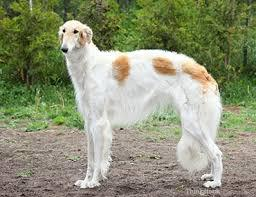
#> input picture images/borzoi56.jpg, 256 x 197 px; its folder holds only this picture in this run
$ python dog_img_clf.py
#> lines starting #> are read from the running program, lines starting #| are printed output that depends on the picture
#> in prep, `img_raw = Image.open(f).resize( (self.s, self.s) )`:
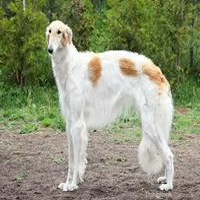
#> img_raw: PIL image 200x200 RGB; mean R, G, B 141.5, 146.6, 118
### window_filter.py
import sys
import numpy as np

##============================================================================

def window(array_full, size=10, mode='eig', pad=1, stride='default'):

#> called with size = 10, mode = 'eig', pad = 1, stride = 'default'
    array_full = np.array(array_full)
    comp = lambda x: ((x+size)//size)*size - x

    assert size >= 1
    assert len(array_full.shape) >= 2
    assert pad in [0, 1]
    assert stride == 'default' or type(stride) == int

    left = comp(array_full.shape[1]) // 2
#> left = 5
    right = comp(array_full.shape[1]) - left
#> right = 5
    top = comp(array_full.shape[0]) // 2
#> top = 5
    bottom = comp(array_full.shape[0]) - top
#> bottom = 5

    output_full = []

##============================================================================
    if len(array_full.shape) == 3:

        for i in np.arange(array_full.shape[2]):
            array = array_full[:,:,i]

            if pad == 1:
                array = np.c_[
                    np.ones((array.shape[0], left)),
                    array,
                    ]
                array = np.c_[
                    array,
                    np.ones((array.shape[0], right)),
                    ]
                array = np.vstack((
                    np.ones((top, array.shape[1])),
                    array,
                    ))
                array = np.vstack((
                    array,
                    np.ones((bottom, array.shape[1])),
                    ))

            if pad == 0:
                array = np.c_[
                    np.zeros((array.shape[0], left)),
                    array,
                    ]
                array = np.c_[
                    array,
                    np.zeros((array.shape[0], right)),
                    ]
                array = np.vstack((
                    np.zeros((top, array.shape[1])),
                    array,
                    ))
                array = np.vstack((
                    array,
                    np.zeros((bottom, array.shape[1])),
                    ))

            output = np.array([])
            x1, x2 = 0, 0+size
            y1, y2 = 0, 0+size

            if stride == 'default':
                stride = size//2

            while True:

                win = array[y1:y2, x1:x2]
                if win.shape != (size, size):
                    break

                if mode == 'eig':
                    eigen_values = np.linalg.eig(win)[0].real
                    idx = np.argmax(np.abs(eigen_values))
                    decomp = eigen_values[idx]
                    output = np.append(output, [decomp], axis=0)
                else:
                    decomp = mode(win)
                    output = np.append(output, [decomp], axis=0)

                x1, x2 = x1+stride, x2+stride
                if x1 >= array.shape[1] - size+1:
                    x1, x2 = 0, 0+size
                    y1, y2 = y1+stride, y2+stride

            output_full.append(output)
#> this loop made 3 passes
#> pass 1, in window, `array = array_full[:,:,i]`:
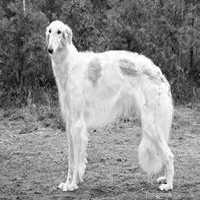
#> array: shape (200, 200); min 0, max 255, mean 141.5
#> pass 1, in window, `array = np.c_[ np.ones((array.shape[0], left)), array, ]`:
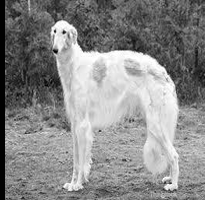
#> array: shape (200, 205) float64; min 0, max 255, mean 138.1
#> pass 1, in window, `array = np.c_[ array, np.ones((array.shape[0], right)), ]`:
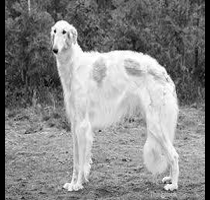
#> array: shape (200, 210) float64; min 0, max 255, mean 134.8
#> pass 1, in window, `array = np.vstack(( np.ones((top, array.shape[1])), array, ))`:
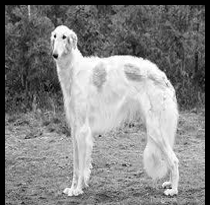
#> array: shape (205, 210) float64; min 0, max 255, mean 131.6
#> after the loop, output_full = 3 items; stride = 5
        output_full = sum(np.array(output_full))
#> output_full = 1681 values, max 7349.2 at index 508, min 140.6 at index 40, mean 3861.9
##============================================================================
    elif len(array_full.shape) == 2:
        array = array_full.copy()

        if pad == 1:
            array = np.c_[
                np.ones((array.shape[0], left)),
                array,
                ]
            array = np.c_[
                array,
                np.ones((array.shape[0], right)),
                ]
            array = np.vstack((
                np.ones((top, array.shape[1])),
                array,
                ))
            array = np.vstack((
                array,
                np.ones((bottom, array.shape[1])),
                ))

        if pad == 0:
            array = np.c_[
                np.zeros((array.shape[0], left)),
                array,
                ]
            array = np.c_[
                array,
                np.zeros((array.shape[0], right)),
                ]
            array = np.vstack((
                np.zeros((top, array.shape[1])),
                array,
                ))
            array = np.vstack((
                array,
                np.zeros((bottom, array.shape[1])),
                ))

        x1, x2 = 0, 0+size
        y1, y2 = 0, 0+size

        if stride == 'default':
            stride = size//2

        while True:

            win = array[y1:y2, x1:x2]
            if win.shape != (size, size):
                break

            if mode == 'eig':
                eigen_values = np.linalg.eig(win)[0].real
                idx = np.argmax(np.abs(eigen_values))
                decomp = eigen_values[idx]
                output_full = np.append(output_full, [decomp], axis=0)
            else:
                decomp = mode(win)
                output_full = np.append(output_full, [decomp], axis=0)

            x1, x2 = x1+stride, x2+stride
            if x1 >= array.shape[1] - size+1:
                x1, x2 = 0, 0+size
                y1, y2 = y1+stride, y2+stride
##============================================================================

    return np.array(output_full)

##============================================================================


### dog_img_clf.py
import pickle
import numpy as np
import matplotlib.pyplot as plt
from PIL import Image
from glob import glob
from sklearn import svm
from sklearn.pipeline import Pipeline
from sklearn.linear_model import SGDClassifier
from sklearn.metrics import f1_score, confusion_matrix
from sklearn.model_selection import StratifiedKFold, GridSearchCV

import sys
sys.path.append('path to Window_Filter.py')
from window_filter import window


class DogClassifier:

    # Read in and prepare data. Accepts name of folder containing training data
    # and square dimension size of the data as arguments
    def __init__(self, folder, size=200):

        self.s = size
        files = glob(f'./{folder}/*')
        data, target = [], []

        # Iterate over every file in images folder
        for file in files:

            # Read image and preprocess
            img = self.prep(file)
#> img has the same summary as output_full in window

            # 0=borzoi, 1=dachshund
            if 'borzoi' in file:
                data.append(img)
                target.append(0)
            if 'dachshund' in file:
                data.append(img)
                target.append(1)

        self.X = np.array(data)
        self.y = np.array(target)

    # Preprocess image data
    def prep(self, f):

        img_raw = Image.open(f).resize(
            (self.s, self.s)
            )

        return window(img_raw)

    # Train the classifier. Only fit the classifier if arg fit==True, otherwise
    # training data X_train and y_train is not needed
    # [139 lines left out: functions train, predict, evaluate, grid_search, cross_validation, build_pkl and 1 more, not called in this run]


if __name__ == '__main__':

    model = DogClassifier(folder='images', size=200)

    # [6 lines of commented-out code are left out]

$ run again, on images/dachshund471.jpg
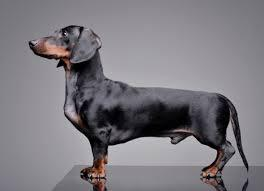
#> input picture images/dachshund471.jpg, 264 x 191 px
#> in prep, `img_raw = Image.open(f).resize( (self.s, self.s) )`:
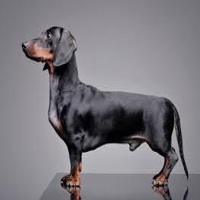
#> img_raw: PIL image 200x200 RGB; mean R, G, B 124.5, 121.5, 127.6
#> the loop in window, `for i in np.arange(array_full.shape[2]):` made 3 passes
#> pass 1, in window, `array = np.vstack(( np.ones((top, array.shape[1])), array, ))`:
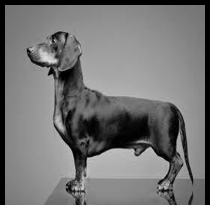
#> array: shape (205, 210) float64; min 0, max 224, mean 115.7
#> after the loop in window, `for i in np.arange(array_full.shape[2]):`: output_full = 3 items; stride = 5
#> in window, `output_full = sum(np.array(output_full))`: output_full = 1681 values, max 5544.6 at index 1252, min 97.44 at index 1130, mean 3553.7
#> img has the same summary as output_full in window
